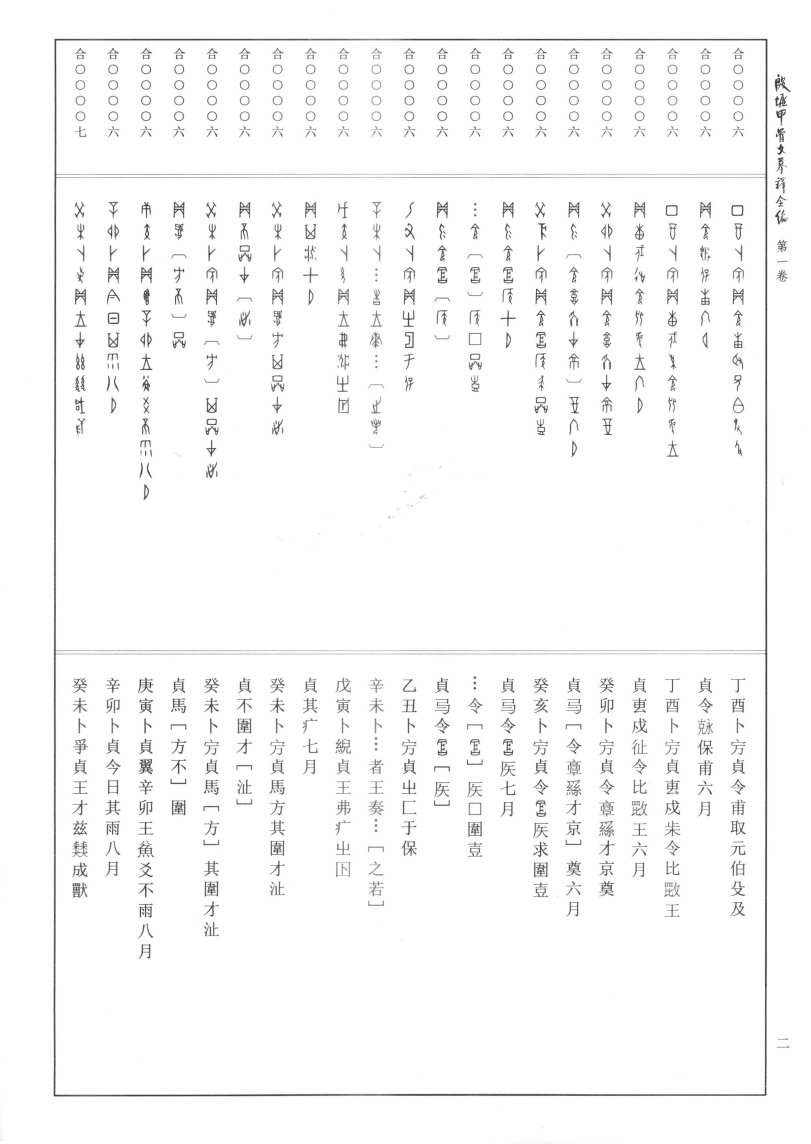
#> input picture Picture/01/0002.png, 2432 x 3432 px, found by its file name (shown at 1/3 size); its folder holds only this picture in this run
$ python main_strict.py
#> lines starting #> are read from the running program, lines starting #| are printed output that depends on the picture; after the words box and inside, x2 and y2 are one past the last pixel; in counts of white or black regions, pixels touching at a corner belong together
### work/typeimg_strict.py
import cv2
import os
import numpy as np
from matplotlib import pyplot as plt

#垂直分割
def verticalSplit(img):
    adaptive_threshold = img
    horizontal_sum = np.sum(adaptive_threshold, axis=0)
    #plt.plot(horizontal_sum, range(horizontal_sum.shape[0]))
    #plt.gca().invert_yaxis()
    #plt.show()
    return horizontal_sum

#文字切割
def extract_peek_ranges_from_array(array_vals, minimun_val=1000, minimun_range=2):
    start_i = None
    end_i = None
    peek_ranges = []

    for i, val in enumerate(array_vals):
        if val > minimun_val and start_i is None:
            start_i = i
        elif val > minimun_val and start_i is not None:
            pass
        elif val < minimun_val and start_i is not None:
            end_i = i
            if end_i - start_i >= minimun_range:
                peek_ranges.append((start_i, end_i))
            start_i = None
            end_i = None
        elif val < minimun_val and start_i is None:
            pass
        else:
            raise ValueError("cannot parse this case...")

    #print(peek_ranges,type(peek_ranges))

    #对文字分割进行整理，去除上下结构分割错误

    #imsplit_a,imsplit_b用值
    #a_len = 10 #两字间距
    #a_len_e = 15 #例如“ 一二 ”的两字间距更大一点
    #b_len = 18 #单字高度最低限 """

    #imsplit_c用值
    a_len = 5 #两字间距
    a_len_e = 15 #例如“ 一二 ”的两字间距更大一点
    b_len = 18 #大部分单字高度最低限

    #合并上下结构文字
    peek_ranges_new = []
    peek_ranges = np.array(peek_ranges)
    peek_ranges = peek_ranges.flatten()
    if len(peek_ranges):
        peek_ranges_new.append(peek_ranges[0])
    flag=0
    for i in range(1,len(peek_ranges) - 1):
        if(flag==0):
            if(peek_ranges[i+1] - peek_ranges[i] > a_len):
                peek_ranges_new.append(peek_ranges[i])
                peek_ranges_new.append(peek_ranges[i+1])
            flag = 1
        else:
            flag -= 1
    if len(peek_ranges):
        peek_ranges_new.append(peek_ranges[len(peek_ranges)-1])

    #合并 “二”
    peek_ranges_new1 = []
    flag=0
    end_flag=0
    end_temp=0
    for i in range(len(peek_ranges_new)):
        if(flag==0):
            if(peek_ranges_new[i+1] - peek_ranges_new[i] > b_len):#判断是否是结构件（包括 “一” ） （>：否， <：是）
                if(end_flag == 1):#标志位判断上一个是否是结构件，识别类似结构件高度的文字 （例如“一”）
                    end_flag = 0
                    end_temp = peek_ranges_new[i - 1]
                    peek_ranges_new1.append(end_temp)
                peek_ranges_new1.append(peek_ranges_new[i])
                peek_ranges_new1.append(peek_ranges_new[i+1])
            else:
                if(end_flag == 0): #识别两个以上结构件
                    end_flag = 1
                    peek_ranges_new1.append(peek_ranges_new[i])
                    end_temp = peek_ranges_new[i+1]

                elif(end_flag == 1 and peek_ranges_new[i] - peek_ranges_new[i-1] < b_len): #判断间距，两个结构件
                    end_temp = peek_ranges_new[i+1]

                elif(end_flag == 1 and peek_ranges_new[i] - peek_ranges_new[i-1] >= a_len_e): #判断间距，两个文字
                    peek_ranges_new1.append(end_temp)
                    end_flag = 0

                    peek_ranges_new1.append(peek_ranges_new[i])
                    end_temp = peek_ranges_new[i+1]
                    end_flag = 1

                if(end_flag == 1 and i==(len(peek_ranges_new)-2)):
                    peek_ranges_new1.append(end_temp)
            flag = 1
        else:
            flag -=1

    # 一维数组升维
    flag=0
    peek_ranges_clear=[]
    for i in range(len(peek_ranges_new1)-1):
        if(flag==0):
            peek_ranges_clear.append((peek_ranges_new1[i],peek_ranges_new1[i+1]))
            flag = 2
        flag -= 1
    #print(peek_ranges_clear,type(peek_ranges_clear))

    return peek_ranges_clear

#水平分割
def extract_peek_source(peek_ranges, img):
    adaptive_threshold = img

    line_seg_adaptive_threshold = np.copy(adaptive_threshold)
    for i, peek_range in enumerate(peek_ranges):
        x = peek_range[0]
        y = 0
        w = peek_range[1]
        h = line_seg_adaptive_threshold.shape[0]
        pt1 = (x, y)
        pt2 = (x + w, y + h)
        cv2.rectangle(line_seg_adaptive_threshold, pt1, pt2, 255)
    #cv2.imshow('line image', line_seg_adaptive_threshold)
    #cv2.waitKey(0)

    vertical_peek_ranges2d = []
    vertical_peek_ranges = []
    for peek_range in peek_ranges:
        start_x = 0
        end_x = line_seg_adaptive_threshold.shape[0]
        line_img = adaptive_threshold[start_x:end_x,peek_range[0]:peek_range[1]]

        #cv2.imshow('binary image', line_img)

        vertical_sum = np.sum(line_img, axis=1)

        #plt.plot(vertical_sum, range(vertical_sum.shape[0]))
        #plt.gca().invert_yaxis()
        #plt.show()

        vertical_peek_ranges = extract_peek_ranges_from_array(vertical_sum,minimun_val=2,minimun_range=1)
        vertical_peek_ranges2d.append(vertical_peek_ranges)

    #print(vertical_peek_ranges2d)
    return vertical_peek_ranges, vertical_peek_ranges2d
#判断b，c区域识别个数是否相等，否 则丢弃
def deal_vertical_peek_ranges2d(vertical_peek_ranges2d, peek_ranges):
    new_vertical_peek_ranges2d=[]
    new_peek_ranges=[]
    btoc = 1410 # 1410为b c分隔的绝对位置

    for list_1 in range(len(vertical_peek_ranges2d)):
        b_size = 0
        c_size = 0
        for list_2 in range(len(vertical_peek_ranges2d[list_1])):
            if(vertical_peek_ranges2d[list_1][list_2][0] < btoc):
                b_size += 1
            elif(vertical_peek_ranges2d[list_1][list_2][0] > btoc):
                c_size += 1
        #print(b_size, " ", c_size)
        if(b_size == c_size):
            new_vertical_peek_ranges2d.append(vertical_peek_ranges2d[list_1])
            new_peek_ranges.append(peek_ranges[list_1])

    #print(new_vertical_peek_ranges2d)
    return new_vertical_peek_ranges2d, new_peek_ranges

#判断选择后，拼合合格的列
# [133 lines left out: functions imageCompose, imageCompose, imgEachType, not called in this run]
    #cv2.rectangle(image_color, pt1, pt2, color)
    #cv2.imshow('char image', image_color)
    #cv2.waitKey(0)

### work/main_strict.py
#main.py
import os
import cv2
import time
import gc
import datetime
import numpy as np
import matplotlib.pyplot as plt
import sys
sys.path.append(r'./')
import typeimg_strict as ti

# 区域分割预处理
def imgDeal(img):
    #new_shape = (image_color.shape[1], image_color.shape[0])
    #image = cv2.resize(image_color, new_shape)
    image_cvt = cv2.cvtColor(image_sour, cv2.COLOR_BGR2GRAY)# 灰度化
    image_blurred = cv2.GaussianBlur(image_cvt,(5, 5),0) # 高斯模糊，过滤文本杂边
    image_bil = cv2.bilateralFilter(image_blurred, 9, 25, 10)# 双边滤波,用于除去脏迹
    image_median = cv2.medianBlur(image_bil,9)# 中值滤波
    image_adap = cv2.adaptiveThreshold(# 自适应阈值二值化 adaptive_threshold
        image_median,
        255,
        cv2.ADAPTIVE_THRESH_GAUSSIAN_C,\
        cv2.THRESH_BINARY, 11, 10)
    image_canny = cv2.Canny(image_adap, 100, 400, 5)

    _,RedThresh = cv2.threshold(image_canny,160,255,cv2.THRESH_BINARY)#膨胀图像,便于直线检测画边界
    kernel = cv2.getStructuringElement(cv2.MORPH_RECT,(8, 8))
    image_dilated = cv2.dilate(RedThresh,kernel)
    return image_dilated

# 文字分割预处理
def imgDeal_type(img):

    _, image_thres=cv2.threshold(img,220,255,cv2.THRESH_TRUNC)# 阈值分割

    image_cvt = cv2.cvtColor(image_thres, cv2.COLOR_BGR2GRAY)# 灰度化

    kernel_oc = cv2.getStructuringElement(cv2.MORPH_RECT, (1, 1))#开闭
    dst_OPEN = cv2.morphologyEx(image_cvt, cv2.MORPH_OPEN, kernel_oc)
    dst_CLOSE = cv2.morphologyEx(dst_OPEN, cv2.MORPH_CLOSE, kernel_oc)

    image_blurred = cv2.GaussianBlur(dst_CLOSE,(5, 5),0) # 高斯模糊，过滤文本杂边
    image_adap = cv2.adaptiveThreshold(# 自适应阈值二值化 adaptive_threshold
        image_blurred,
        255,
        cv2.ADAPTIVE_THRESH_GAUSSIAN_C,\
        cv2.THRESH_BINARY_INV, 5, 4)

    kernel = cv2.getStructuringElement(cv2.MORPH_RECT,(4, 4))
    _,RedThresh = cv2.threshold(image_adap,160,255,cv2.THRESH_BINARY)#膨胀图像,便于直线检测画边界
    image_dilated = cv2.dilate(RedThresh,kernel)
    return image_dilated

# 直线检测
def imgLines(img):
    image_lines = cv2.cvtColor(img, cv2.COLOR_GRAY2BGR)
    # HoughLinesP函数是概率直线检测，注意区分HoughLines函数
    lines = cv2.HoughLinesP(img, 1, np.pi/180, 60, 1500, 1500)

    for i in range(0, len(lines)):     # line 函数勾画直线
        for x1,y1,x2,y2 in lines[i]:   # (x1,y1),(x2,y2)坐标位置
            cv2.line(image_lines, (x1,y1), (x2,y2), (0,0,255), 8)

    #print("lines:",len(lines))
    return image_lines

# 轮廓检测
def imgContours(img):
    img8 = img
    img8 = cv2.convertScaleAbs(img, img8, 1, 0); # 转换输入数组元素成8位无符号整型
    #image_Con = cv2.cvtColor(img, cv2.COLOR_GRAY2BGR)
    #opencv4中findContours输出两个值
    (cnts, _) = cv2.findContours(img8,
        cv2.RETR_EXTERNAL,
        cv2.CHAIN_APPROX_SIMPLE)
    c = sorted(cnts, key=cv2.contourArea, reverse=True)[0]

    # compute the rotated bounding box of the largest contour
    rect = cv2.minAreaRect(c) #生成最小外接矩形
    box = np.int0(cv2.boxPoints(rect))
    #print("box", box)
    # 绘制矩形
    draw_img = cv2.drawContours(image_sour.copy(), [box], -1, (0, 255, 0), 4)
    return draw_img, box

# 透视变换
def imgPerspective(img, corners):
    canvas=[[0, 0], [2156, 0], [0, 3172], [2156, 3172]]

    pointsort = np.array([0, 0, 0, 0])#对矩形对应的点进行排序
    for i in range(4):
        pointsort[i] = sum(corners[i])
    sort_index = np.argsort(pointsort)
    corners_sort = corners[sort_index]

    canvas = np.float32(canvas)# getPerspectiveTransform只接收float32类型的数据
    corners_sort =  np.float32(corners_sort)
    M = cv2.getPerspectiveTransform(corners_sort, canvas)
    image_result = cv2.warpPerspective(img, M, (2156, 3172))

    # [5 lines of commented-out code are left out]
    return image_result

# 修饰并绝对分割
def imgSplit(img):
    img = cv2.rectangle(img, (0, 1800), (3172, 1860), (255, 255, 255), -1)
    # img_temp = np.zeros((60, 3172, 3), np.uint8)
    # img_temp.fill(255)
    #
    # img[1800:1860,00:3172] = img_temp
    cropped = img[15:3157, 15:2141]
    imsplit_a = cropped[0:390,:]
    imsplit_b = cropped[450:1800,:]
    imsplit_c = cropped[1860:3150,:]
    imsplit_bc= cropped[450:3150,:]
    #plt.imshow(img)
    #plt.show()
    return cropped, imsplit_a, imsplit_b, imsplit_c, imsplit_bc

#获取文件名
def file_name(dir_path):
    global f_name
    global f_namelist#文件或文件夹名称（图片）

    f_name = []
    f_namelist = []

    for files in os.listdir(dir_path):
        f_namelist.append(files)

    for i in f_namelist:#分割后缀
        index = i.rfind('.')
        f_name.append(i[:index])
    return f_name,f_namelist

if __name__ == "__main__":

    R_dir_path = "D:/Users/84460/Desktop/Oracle_Split/Picture/"
    R_save_path = "D:/Users/84460/Desktop/Oracle_Split/outpic_strict/"
    f_name, f_pathlist = file_name(R_dir_path)

    time_all=0

    for essaycounts in range(len(f_pathlist)):
        dir_path = R_dir_path + f_pathlist[essaycounts] + "/"
        save_path = R_save_path + f_pathlist[essaycounts] + "/"

        f_name, f_namelist = file_name(dir_path)

        image_len = len(f_name)

        #image_len=1
        # imcont=1

        for imcounts in range(image_len):
            time_start=time.time()
            print("path: "+dir_path + f_namelist[imcounts])

            image_sour = cv2.imread(dir_path + f_namelist[imcounts], cv2.IMREAD_COLOR) #读文件
#> image_sour is the input picture: shape (3432, 2432, 3); min 29, max 255, mean 248.4
            # image_sour = cv2.imread("D:/Users/84460/Desktop/Oracle_Split/work/063.png", cv2.IMREAD_COLOR)
            image_deal = imgDeal(image_sour)# 预处理
            image_lines = imgLines(image_deal)# 直线检测
#> in imgLines, `lines = cv2.HoughLinesP(img, 1, np.pi/180, 60, 1500, 1500)`: lines = 49 rows, first 6: [2298, 3290, 2298, 112], [2303, 3282, 2303, 113], [161, 3292, 161, 117], [165, 3293, 165, 112], [2297, 3290, 2297, 112], [160, 3291, 160, 117]
#> the loop in imgLines, `for i in range(0, len(lines)):` made 49 passes
#> after the loop in imgLines, `for i in range(0, len(lines)):`:
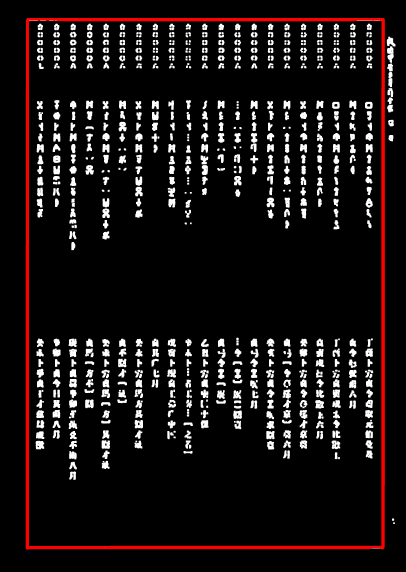
#> image_lines: shape (3432, 2432, 3) (shown at 1/6 size); mean B, G, R 19.5, 19.5, 26
            draw_img, box = imgContours(image_deal)# 轮廓检测
#> in imgContours, `(cnts, _) = cv2.findContours(img8, cv2.RETR_EXTERNAL, cv2.CHAIN_APPROX..`: cnts = 14 contours; largest, box (x1, y1, x2, y2) and area: (157, 112, 2307, 3294) 6822811, (2321, 220, 2373, 279) 1786, (2322, 278, 2361, 323) 1356, (2323, 628, 2359, 674) 1206, (2325, 324, 2362, 377) 1181
#> in imgContours, `c = sorted(cnts, key=cv2.contourArea, reverse=True)[0]`: c = contour of 134 points, box (x1, y1, x2, y2) (157, 112, 2307, 3294), area 6822811
#> in imgContours, `rect = cv2.minAreaRect(c)`: rect = ((1231.4, 1702.5), (3182, 2147.8), -89.97)
#> in imgContours, `box = np.int0(cv2.boxPoints(rect))`: box = [[2304, 3293], [156, 3292], [158, 111], [2306, 112]]
            image_result = imgPerspective(image_sour, box)# 透视变换
#> after the loop in imgPerspective, `for i in range(4):`: pointsort = [5597, 3448, 269, 2418]
#> in imgPerspective, `sort_index = np.argsort(pointsort)`: sort_index = [2, 3, 1, 0]
#> in imgPerspective, `corners_sort = corners[sort_index]`: corners_sort = [[158, 111], [2306, 112], [156, 3292], [2304, 3293]]
#> in imgPerspective, `M = cv2.getPerspectiveTransform(corners_sort, canvas)`: M = [[1, 0.000631, -158.7], [-0.000464, 0.997, -110.6], [3.34e-20, 1.66e-20, 1]]
            cropped, imsplit_a, imsplit_b, imsplit_c, imsplit_bc= imgSplit(image_result)# 修饰并区域分割
#> in imgSplit, `imsplit_bc= cropped[450:3150,:]`:
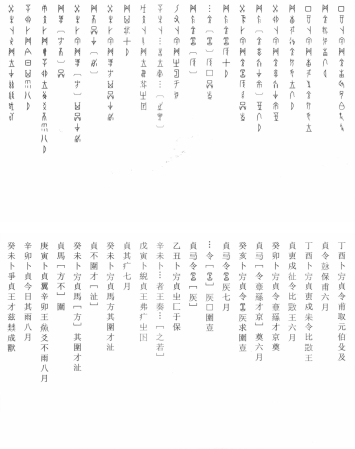
#> imsplit_bc: shape (2692, 2126, 3) (shown at 1/6 size); min 40, max 255, mean 248.8

            #imsplit_a_deal = imgDeal_type(imsplit_a)# 预处理
            #imsplit_b_deal = imgDeal_type(imsplit_b)
            imsplit_bc_deal = imgDeal_type(imsplit_bc)
#> in imgDeal_type, `_, image_thres=cv2.threshold(img,220,255,cv2.THRESH_TRUNC)# 阈值分割`:
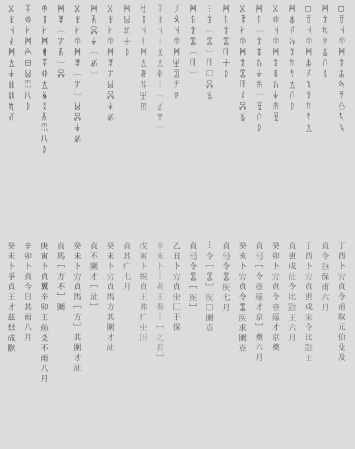
#> image_thres: shape (2692, 2126, 3) (shown at 1/6 size); min 40, max 220, mean 216.7
#> in imgDeal_type, `kernel_oc = cv2.getStructuringElement(cv2.MORPH_RECT, (1, 1))#开闭`: kernel_oc = [1]
#> in imgDeal_type, `image_adap = cv2.adaptiveThreshold(# 自适应阈值二值化 adaptive_threshold image..`:
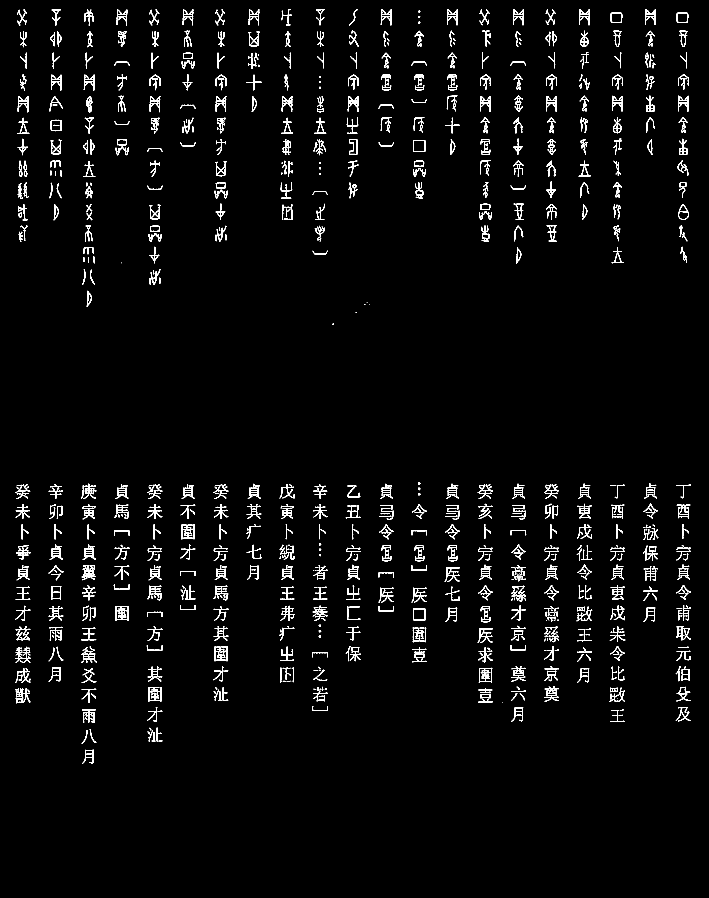
#> image_adap: shape (2692, 2126) (shown at 1/3 size); 2.7% white in thin lines or dots, all inside (x1, y1, x2, y2) = (45, 27, 2073, 2292)
#> in imgDeal_type, `kernel = cv2.getStructuringElement(cv2.MORPH_RECT,(4, 4))`: kernel = [[1, 1, 1, 1], [1, 1, 1, 1], [1, 1, 1, 1], [1, 1, 1, 1]]
#> in imgDeal_type, `image_dilated = cv2.dilate(RedThresh,kernel)`:
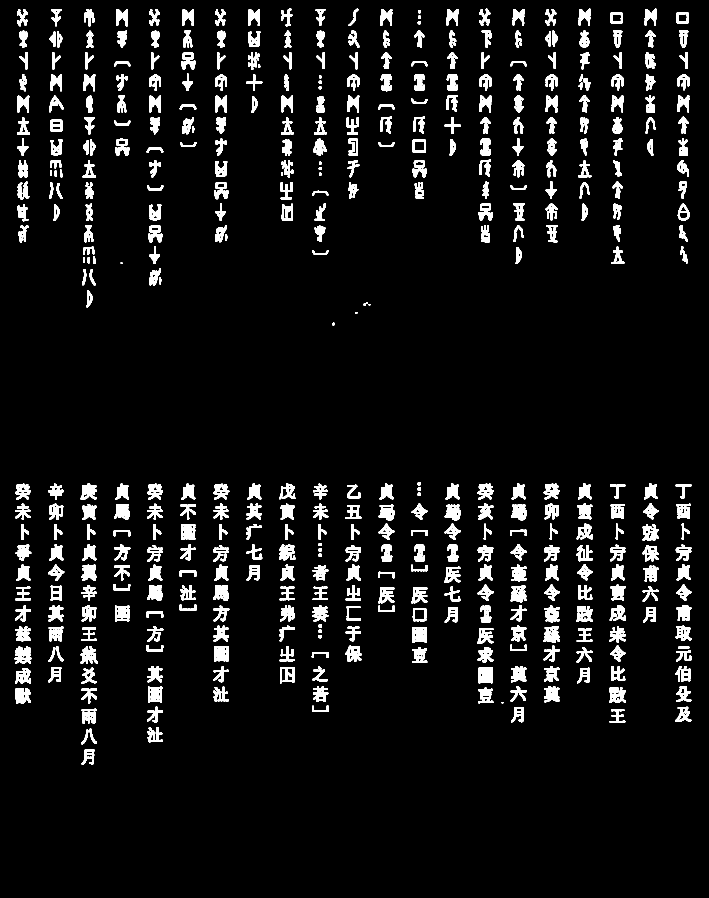
#> image_dilated: shape (2692, 2126) (shown at 1/3 size); 6.4% white; 497 white regions, largest, box (x1, y1, x2, y2) and area: (44, 1939, 94, 1991) 1792, (543, 1572, 586, 1620) 1690, (345, 1817, 388, 1865) 1680

            #plt.imshow(imsplit_bc_deal)
            #plt.show()

            horizontal_sum = ti.verticalSplit(imsplit_bc_deal)# a文字分割
#> in verticalSplit, `horizontal_sum = np.sum(adaptive_threshold, axis=0)`: horizontal_sum = 2126 values, max 240720 at index 264, min 0 at index 0, mean 44170.3
            peek_ranges = ti.extract_peek_ranges_from_array(horizontal_sum)
#> the loop in extract_peek_ranges_from_array, `for i, val in enumerate(array_vals):` made 2126 passes
#> val on passes 1 to 8: 0, 0, 0, 0, 0, 0, 0, 0
#> after the loop in extract_peek_ranges_from_array, `for i, val in enumerate(array_vals):`: peek_ranges = 26 pairs, first value 44 to 2026, second value 94 to 2075
#> in extract_peek_ranges_from_array, `peek_ranges = peek_ranges.flatten()`: peek_ranges = 52 values from 44 to 2075
#> the loop in extract_peek_ranges_from_array, `for i in range(1,len(peek_ranges) - 1):` made 50 passes
#> after the loop in extract_peek_ranges_from_array, `for i in range(1,len(peek_ranges) - 1):`: flag = 0; peek_ranges_new = 47 values from 44 to 2026
#> the loop in extract_peek_ranges_from_array, `for i in range(len(peek_ranges_new)):` made 48 passes
#> (end_flag, end_temp, flag) on passes 21, 23, 35, 37: (1, 1003, 1), (0, 1003, 1), (1, 1510, 1), (0, 1510, 1)
#> after the loop in extract_peek_ranges_from_array, `for i in range(len(peek_ranges_new)):`: end_flag = 0; end_temp = 1510; flag = 0; peek_ranges_new1 = 48 values from 44 to 2075
#> the loop in extract_peek_ranges_from_array, `for i in range(len(peek_ranges_new1)-1):` made 47 passes
#> after the loop in extract_peek_ranges_from_array, `for i in range(len(peek_ranges_new1)-1):`: flag = 1; peek_ranges_clear = 24 items, first 6: (44, 94), (145, 193), (242, 293), (340, 391), (439, 490), (539, 589)
#> peek_ranges has the same summary as peek_ranges_clear in extract_peek_ranges_from_array
            vertical_peek_ranges, vertical_peek_ranges2d = ti.extract_peek_source(peek_ranges, imsplit_bc_deal)# 列
#> the loop in extract_peek_source, `for i, peek_range in enumerate(peek_ranges):` made 24 passes
#> (x, w, pt1, pt2) on passes 1 to 8: (44, 94, (44, 0), (138, 2692)), (145, 193, (145, 0), (338, 2692)), (242, 293, (242, 0), (535, 2692)), (340, 391, (340, 0), (731, 2692)), (439, 490, (439, 0), (929, 2692)), (539, 589, (539, 0), (1128, 2692)), (639, 688, (639, 0), (1327, 2692)), (738, 787, (738, 0), (1525, 2692))
#> after the loop in extract_peek_source, `for i, peek_range in enumerate(peek_ranges):`:
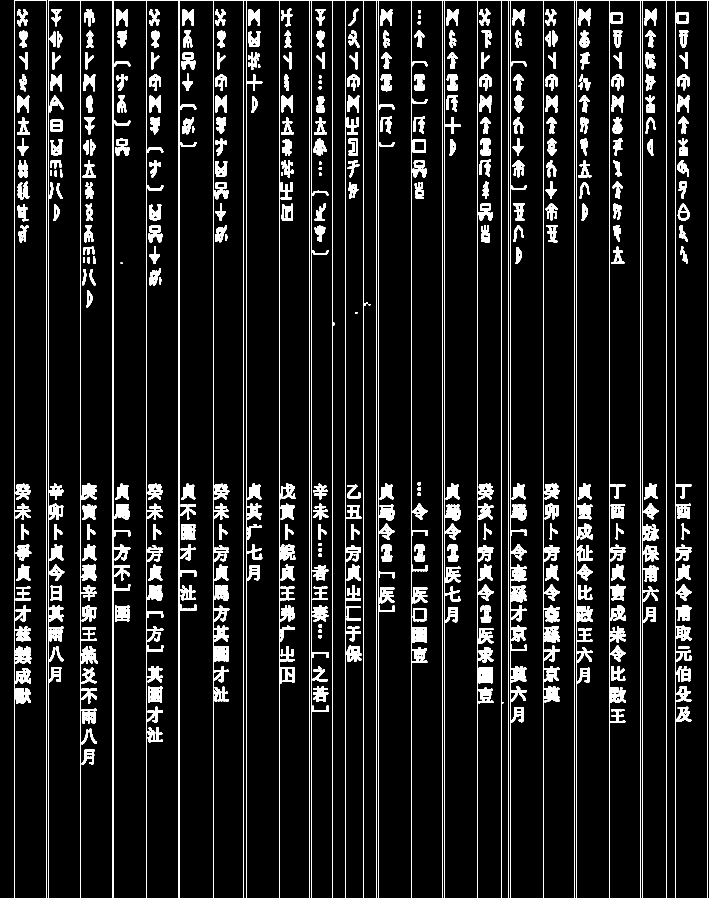
#> line_seg_adaptive_threshold: shape (2692, 2126) (shown at 1/3 size); 8.2% white; 395 white regions, largest, box (x1, y1, x2, y2) and area: (145, 0, 2126, 2692) 173251, (44, 0, 139, 2692) 10712, (543, 1572, 586, 1620) 1690
#> the loop in extract_peek_source, `for peek_range in peek_ranges:` made 24 passes
#> after the loop in extract_peek_source, `for peek_range in peek_ranges:`: vertical_peek_ranges2d = 24 items
#> vertical_peek_ranges = 24 items, first 6: (36, 71), (91, 143), (156, 207), (222, 271), (286, 337), (350, 401); vertical_peek_ranges2d = 24 items
            vertical_peek_ranges2d, peek_ranges = ti.deal_vertical_peek_ranges2d(vertical_peek_ranges2d, peek_ranges)
#> the loop in deal_vertical_peek_ranges2d, `for list_1 in range(len(vertical_peek_ranges2d)):` made 24 passes
#> (the run stopped early here; a loop or call above may not have finished)
